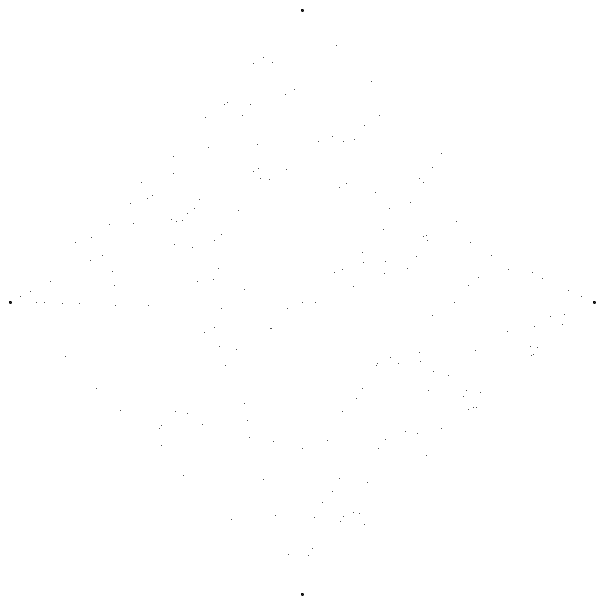
Frame 1 (no input)
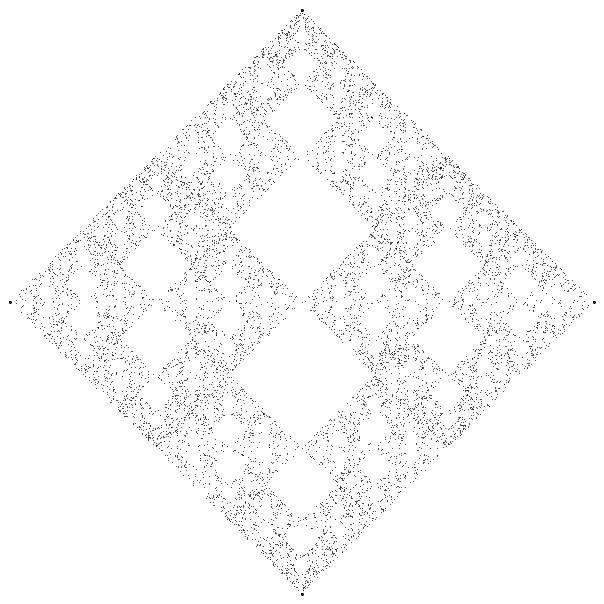
Frame 60 (the mouse pressed at the canvas centre just before this capture)
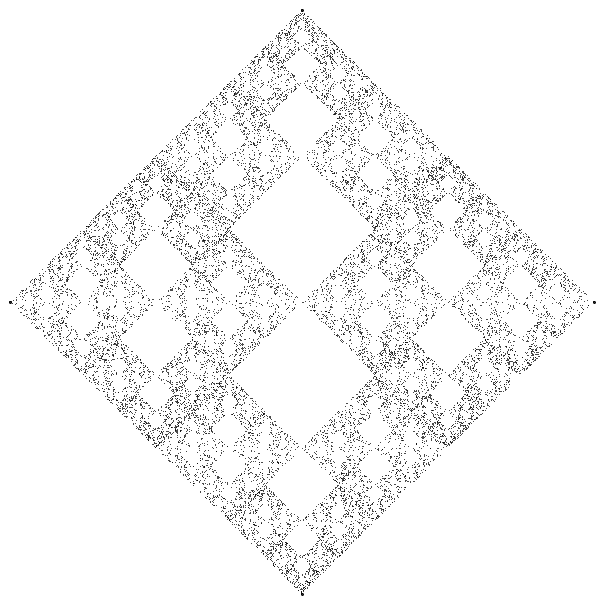
Frame 120 (the mouse held since frame 60 and released just before this capture)

The Processing sketch that drew these frames (run headless with seeded random() and noise(); from frame 60 on, the mouse is pressed at the canvas centre):

// Processing sketch: processing_136649
// ── processing_136649.pde

int numOfPoints; //This variable controls how many points to use for chaos game
int currentx; //These are the points that are moving around at random
int currenty;
int previous_point = 0;
ArrayList<Spoint> sp; //This stores the points

void setup() 
{ 
  size(604, 604);
  background(255);
  
  numOfPoints = 4;
  int radius = width / 2 - 10;
  float deltaangle = TWO_PI / numOfPoints;
  currentx = int(radius + width / 2);
  currenty = int(width / 2);
  sp = new ArrayList<Spoint>();
  
  
  //create points 
  for (float theta = 0; theta < TWO_PI; theta += TWO_PI / numOfPoints)
  {
    //graph the points using polar form (rotate theta), then convert back to rectangular
    int xposition = int(radius * cos(theta))+width/2; //Add half width to move to 1st quad
    int yposition = int(radius * sin(theta))+width/2;
    sp.add(new Spoint(xposition,yposition));
  }
  
  //graph starting points
  for (int i = 0; i < sp.size(); i++)
  {
    Spoint temp = sp.get(i);
    fill(0);
    ellipse(temp.getx(),temp.gety(),2,2);
  }
}

void draw() 
{  
  for (int i = 0; i<200; i++)
  {
    int randompoint = int(random(numOfPoints));
    if (((randompoint + previous_point) % numOfPoints != 0) || (randompoint == previous_point))
    {
      previous_point = randompoint;
      Spoint temp = sp.get(randompoint);
      currentx = weighted_average(temp.getx(),currentx);
      currenty = weighted_average(temp.gety(),currenty);
      fill(0);
      point(currentx,currenty);
    }
  }
  
  
}

int weighted_average(int num1,int num2)
{
  return(int((num1+num2)/2.0));
}

class Spoint
{
  int xpos, ypos;
  
  Spoint(int x, int y)
  {
    xpos = x;
    ypos = y;
  }
  
  int getx()
  {
    return xpos;
  }
  
  int gety()
  {
    return ypos;
  }
}
